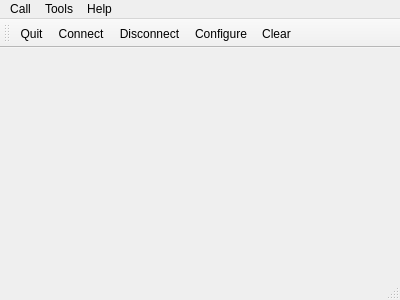
<?xml version="1.0" encoding="UTF-8"?>
<ui version="4.0">
 <class>MainWindow</class>
 <widget class="QMainWindow" name="MainWindow">
  <property name="geometry">
   <rect>
    <x>0</x>
    <y>0</y>
    <width>400</width>
    <height>300</height>
   </rect>
  </property>
  <property name="windowTitle">
   <string>MainWindow</string>
  </property>
  <widget class="QWidget" name="centralWidget"/>
  <widget class="QMenuBar" name="menuBar">
   <property name="geometry">
    <rect>
     <x>0</x>
     <y>0</y>
     <width>400</width>
     <height>23</height>
    </rect>
   </property>
   <widget class="QMenu" name="menu">
    <property name="title">
     <string> </string>
    </property>
   </widget>
   <widget class="QMenu" name="menuCall">
    <property name="title">
     <string>Call</string>
    </property>
    <addaction name="actionConnect"/>
    <addaction name="actionDisconnect"/>
    <addaction name="separator"/>
    <addaction name="actionQuit"/>
   </widget>
   <widget class="QMenu" name="menuTools">
    <property name="title">
     <string>Tools</string>
    </property>
    <addaction name="actionConfigure"/>
    <addaction name="actionClear"/>
   </widget>
   <widget class="QMenu" name="menuHelp">
    <property name="title">
     <string>Help</string>
    </property>
    <addaction name="actionAbout"/>
    <addaction name="actionAbout_QT"/>
   </widget>
   <addaction name="menuCall"/>
   <addaction name="menuTools"/>
   <addaction name="menuHelp"/>
   <addaction name="menu"/>
  </widget>
  <widget class="QToolBar" name="mainToolBar">
   <attribute name="toolBarArea">
    <enum>TopToolBarArea</enum>
   </attribute>
   <attribute name="toolBarBreak">
    <bool>false</bool>
   </attribute>
   <addaction name="actionQuit"/>
   <addaction name="actionConnect"/>
   <addaction name="actionDisconnect"/>
   <addaction name="actionConfigure"/>
   <addaction name="actionClear"/>
  </widget>
  <widget class="QStatusBar" name="statusBar"/>
  <action name="actionConnect">
   <property name="icon">
    <iconset resource="images/res.qrc">
     <normaloff>:/images/connect.png</normaloff>:/images/connect.png</iconset>
   </property>
   <property name="text">
    <string>Connect</string>
   </property>
   <property name="shortcut">
    <string>Ctrl+O</string>
   </property>
  </action>
  <action name="actionDisconnect">
   <property name="icon">
    <iconset resource="images/res.qrc">
     <normaloff>:/images/disconnect.png</normaloff>:/images/disconnect.png</iconset>
   </property>
   <property name="text">
    <string>Disconnect</string>
   </property>
   <property name="shortcut">
    <string>Ctrl+D</string>
   </property>
  </action>
  <action name="actionQuit">
   <property name="icon">
    <iconset resource="images/res.qrc">
     <normaloff>:/images/application-exit.png</normaloff>:/images/application-exit.png</iconset>
   </property>
   <property name="text">
    <string>Quit</string>
   </property>
   <property name="shortcut">
    <string>Ctrl+Q</string>
   </property>
  </action>
  <action name="actionConfigure">
   <property name="icon">
    <iconset resource="images/res.qrc">
     <normaloff>:/images/settings.png</normaloff>:/images/settings.png</iconset>
   </property>
   <property name="text">
    <string>Configure</string>
   </property>
   <property name="shortcut">
    <string>Alt+C</string>
   </property>
  </action>
  <action name="actionClear">
   <property name="icon">
    <iconset resource="images/res.qrc">
     <normaloff>:/images/clear.png</normaloff>:/images/clear.png</iconset>
   </property>
   <property name="text">
    <string>Clear</string>
   </property>
   <property name="shortcut">
    <string>Alt+L</string>
   </property>
  </action>
  <action name="actionAbout">
   <property name="text">
    <string>About</string>
   </property>
  </action>
  <action name="actionAbout_QT">
   <property name="text">
    <string>About QT</string>
   </property>
  </action>
 </widget>
 <layoutdefault spacing="6" margin="11"/>
 <resources>
  <include location="images/res.qrc"/>
 </resources>
 <connections/>
</ui>
